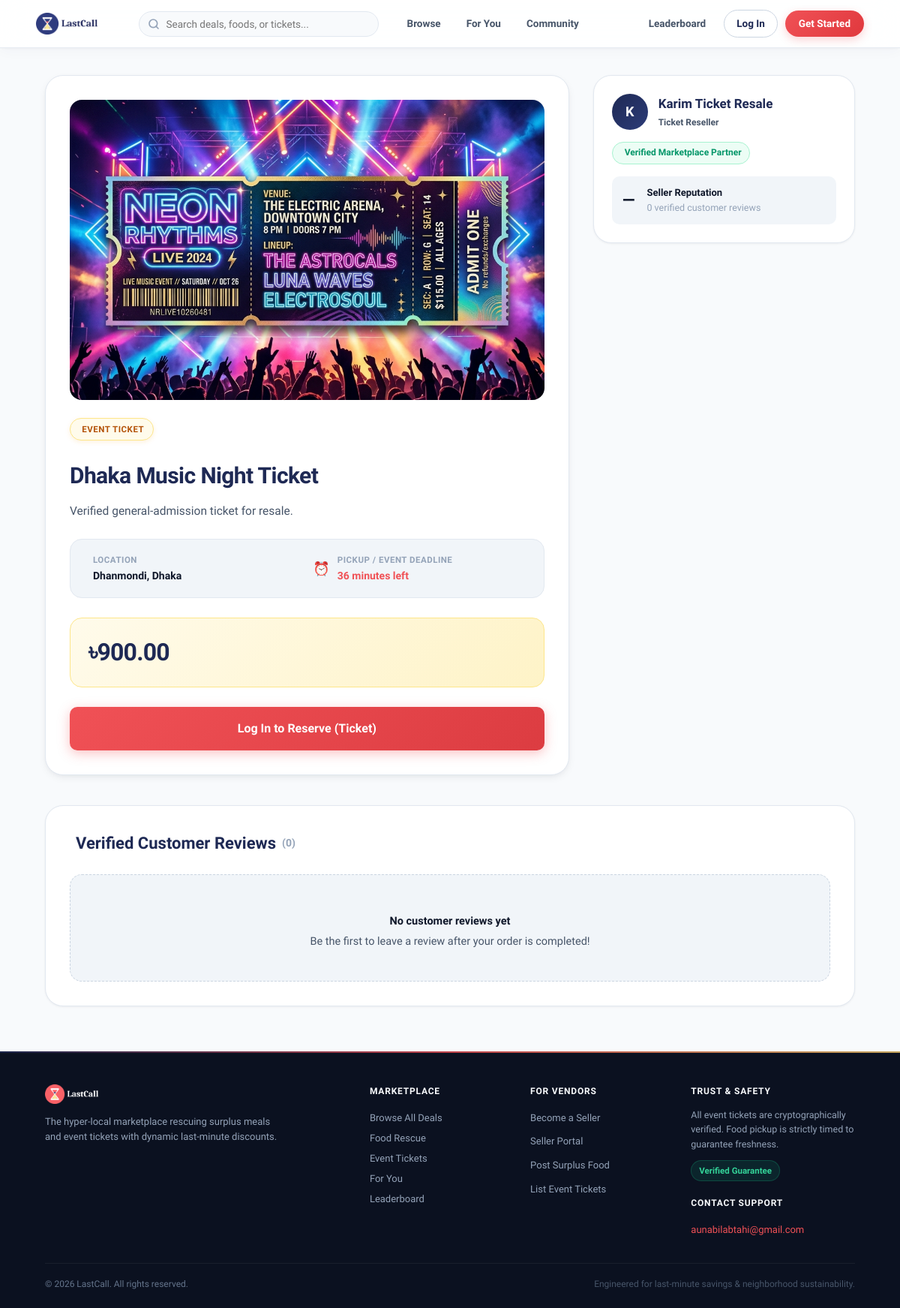
Page /listing.php?id=2 on the committed database.
### tables this page shows
CREATE TABLE listings (
    listing_id INT UNSIGNED AUTO_INCREMENT PRIMARY KEY,
    seller_id INT UNSIGNED NOT NULL,
    location_id INT UNSIGNED NOT NULL,

    listing_type ENUM('food', 'ticket') NOT NULL,
    title VARCHAR(200) NOT NULL,
    description TEXT NULL,
    image_url VARCHAR(255) NULL,

    original_price DECIMAL(10,2) NOT NULL,
    pickup_or_event_deadline DATETIME NOT NULL,

    listing_status ENUM(
        'draft',
        'active',
        'sold_out',
        'expired',
        'removed'
    ) NOT NULL DEFAULT 'draft',

    created_at TIMESTAMP DEFAULT CURRENT_TIMESTAMP,
    updated_at TIMESTAMP DEFAULT CURRENT_TIMESTAMP ON UPDATE CURRENT_TIMESTAMP,

    CONSTRAINT fk_listing_seller
        FOREIGN KEY (seller_id) REFERENCES users(user_id)
        ON DELETE RESTRICT,

    CONSTRAINT fk_listing_location
        FOREIGN KEY (location_id) REFERENCES locations(location_id)
        ON DELETE RESTRICT,

    INDEX idx_listing_search (
        listing_type,
        listing_status,
        pickup_or_event_deadline
    ),

    INDEX idx_listing_seller (seller_id)
);

CREATE TABLE locations (
    location_id INT UNSIGNED AUTO_INCREMENT PRIMARY KEY,
    city VARCHAR(100) NOT NULL,
    area VARCHAR(100) NOT NULL,
    address_line VARCHAR(255) NULL,
    created_at TIMESTAMP DEFAULT CURRENT_TIMESTAMP,

    INDEX idx_location_city_area (city, area)
);

CREATE TABLE seller_profiles (
    seller_profile_id INT UNSIGNED AUTO_INCREMENT PRIMARY KEY,
    user_id INT UNSIGNED NOT NULL UNIQUE,

    seller_type ENUM(
        'food_business',
        'event_organizer',
        'individual_ticket_seller'
    ) NOT NULL,

    business_name VARCHAR(150) NULL,
    verification_document VARCHAR(255) NULL,

    verification_status ENUM('pending', 'approved', 'rejected') NOT NULL DEFAULT 'pending',
    verified_by INT UNSIGNED NULL,
    verified_at DATETIME NULL,
    rejection_reason VARCHAR(255) NULL,

    created_at TIMESTAMP DEFAULT CURRENT_TIMESTAMP,
    updated_at TIMESTAMP DEFAULT CURRENT_TIMESTAMP ON UPDATE CURRENT_TIMESTAMP,

    CONSTRAINT fk_seller_user
        FOREIGN KEY (user_id) REFERENCES users(user_id)
        ON DELETE CASCADE,

    CONSTRAINT fk_seller_verified_by
        FOREIGN KEY (verified_by) REFERENCES users(user_id)
        ON DELETE SET NULL
);

### includes/auth.php (called while the page is built, shortened)
<?php
function isLoggedIn(): bool {
    return isset($_SESSION["user_id"]);
}

### listing.php (the view, shortened to what this page needs)
<?php
require_once __DIR__ . "/config/database.php";
require_once __DIR__ . "/includes/auth.php";
$listingId = (int) ($_GET["id"] ?? 0);
$listingQuery = $pdo->prepare("
    SELECT
        l.listing_id,
        l.seller_id,
        l.listing_type,
        l.title,
        l.description,
        l.original_price,
        l.pickup_or_event_deadline,
        l.image_url,
        loc.city,
        loc.area,
        f.food_category,
        f.quantity_available,
        f.pickup_start_at,
        t.ticket_id,
        t.current_owner_id AS ticket_owner_id,
        COALESCE((
            SELECT dr.discount_percent
            FROM discount_rules dr
            WHERE dr.listing_id = l.listing_id
              AND dr.threshold_minutes >= TIMESTAMPDIFF(
                  MINUTE, NOW(), l.pickup_or_event_deadline
              )
            ORDER BY dr.threshold_minutes ASC
            LIMIT 1
        ), 0) AS discount_percent,
        TIMESTAMPDIFF(MINUTE, NOW(), l.pickup_or_event_deadline) AS minutes_left,
        sp.business_name AS seller_business_name,
        sp.seller_type,
        sp.verification_status AS seller_verification_status
    FROM listings l
    JOIN locations loc ON loc.location_id = l.location_id
    LEFT JOIN food_listing_details f ON f.listing_id = l.listing_id
    LEFT JOIN ticket_listings tl ON tl.listing_id = l.listing_id
    LEFT JOIN tickets t ON t.ticket_id = tl.ticket_id
    LEFT JOIN seller_profiles sp ON sp.user_id = l.seller_id
    WHERE l.listing_id = ?
      AND l.listing_status = 'active'
      AND l.pickup_or_event_deadline > NOW()
      AND (
          (l.listing_type = 'food' AND f.quantity_available > 0)
          OR (
              l.listing_type = 'ticket'
              AND t.verification_status = 'verified'
              AND t.availability_status = 'available'
          )
      )
    LIMIT 1
");
$listingQuery->execute([$listingId]);
$listing = $listingQuery->fetch(PDO::FETCH_ASSOC);
if (!function_exists("e")) {
    function e(string $value): string {
        return htmlspecialchars($value, ENT_QUOTES, "UTF-8");
    }
}
$sellerStats = ["average_rating" => 0.0, "review_count" => 0];
$sellerReviews = [];
if ($listing) {
    $sellerId = (int) $listing["seller_id"];
    $statsStmt = $pdo->prepare("
        SELECT average_rating, review_count
        FROM view_seller_analytics
        WHERE seller_id = ?
        LIMIT 1
    ");
    $statsStmt->execute([$sellerId]);
    $fetchedStats = $statsStmt->fetch(PDO::FETCH_ASSOC);
    if ($fetchedStats) {
        $sellerStats = $fetchedStats;
    }
    $reviewsStmt = $pdo->prepare("
        SELECT review_id, buyer_name, rating, review_text, created_at, item_title
        FROM view_listing_reviews
        WHERE seller_id = ?
        ORDER BY created_at DESC
        LIMIT 6
    ");
    $reviewsStmt->execute([$sellerId]);
    $sellerReviews = $reviewsStmt->fetchAll(PDO::FETCH_ASSOC);
} else {
    http_response_code(404);
    $pageTitle = "Listing Not Found | LastCall";
}
require_once __DIR__ . "/includes/header.php";
?>
<main class="container">
    <?php if (!$listing): ?>
        <div class="review-empty-state" style="margin: 60px auto; max-width: 600px;">
            <div class="empty-icon"></div>
            <h2 style="color: var(--brand-navy); margin-bottom: 8px;">Listing Not Available</h2>
            <p>This listing may have expired, sold out, or been removed by the seller.</p>
            <div style="margin-top: 20px;">
                <a href="index.php" class="btn-demo-action studio-btn" style="display: inline-block;">
                    &larr; Return to Marketplace
                </a>
            </div>
        </div>
    <?php else: ?>
        <?php
            $discount = (float) $listing["discount_percent"];
            $basePrice = (float) $listing["original_price"];
            $currentPrice = $basePrice * (1 - ($discount / 100));
            $isFood = $listing["listing_type"] === "food";
            $minutesLeft = (int) $listing["minutes_left"];
            $timeLeft = $minutesLeft <= 60
                ? $minutesLeft . " minutes left"
                : ceil($minutesLeft / 60) . " hours left";
            $sellerName = $listing["seller_business_name"] ?: "Verified Seller";
            $isOwnListing = isLoggedIn() && (
                ($isFood && (int) $_SESSION["user_id"] === (int) $listing["seller_id"]) ||
                (!$isFood && (int) $_SESSION["user_id"] === (int) $listing["ticket_owner_id"])
            );
        ?>
        <div class="detail-layout">
            <section class="detail-card">
                <?php if (!empty($listing["image_url"])): ?>
                    <img src="<?= e($listing["image_url"]) ?>" alt="<?= e($listing["title"]) ?>" style="width: 100%; max-height: 400px; object-fit: cover; border-radius: var(--radius-lg); margin-bottom: 1.5rem; display: block;">
                <?php endif; ?>
                <span class="badge <?= $isFood ? "" : "ticket" ?>">
                    <?= $isFood ? "️ Food Rescue" : "️ Event Ticket" ?>
                </span>
                <h1><?= e($listing["title"]) ?></h1>
                <p class="detail-description"><?= nl2br(e($listing["description"] ?? "No description provided for this listing.")) ?></p>
                <div class="detail-meta-grid">
                    <div class="detail-meta-item">
                        <div>
                            <span class="meta-label">Location</span>
                            <?= e($listing["area"]) ?>, <?= e($listing["city"]) ?>
                        </div>
                    </div>
                    <div class="detail-meta-item">
                        <span class="meta-icon">⏰</span>
                        <div>
                            <span class="meta-label">Pickup / Event Deadline</span>
                            <span style="<?= $minutesLeft <= 60 ? 'color: var(--brand-coral); font-weight: 800;' : '' ?>">
                                <?= e($timeLeft) ?>
                            </span>
                        </div>
                    </div>
                </div>
                <div class="detail-price-box">
                    <div class="detail-price-left">
                        <div class="detail-current-price">
                            ৳<?= number_format($currentPrice, 2) ?>
                        </div>
                    </div>
                </div>
                <div class="detail-actions">
                    <?php if ($isFood && isLoggedIn() && !$isOwnListing): ?>
                        <a class="btn-reserve-cta" href="reserve_food.php?listing_id=<?= (int) $listing["listing_id"] ?>">
                            <span>Reserve Food for 5 Minutes</span>
                        </a>
                    <?php elseif (!$isFood && isLoggedIn() && !$isOwnListing): ?>
                        <a class="btn-reserve-cta" href="reserve_ticket.php?listing_id=<?= (int) $listing["listing_id"] ?>">
                            <span>️ Reserve Ticket for 5 Minutes</span>
                        </a>
                    <?php elseif ($isOwnListing): ?>
                        <div class="alert alert-info" style="margin: 0; text-align: center;">
                            ℹ️ You are the owner of this listing. You cannot reserve your own listing.
                        </div>
                    <?php else: ?>
                        <a class="btn-reserve-cta" href="login.php">
                            <span>Log In to Reserve (<?= $isFood ? 'Food' : 'Ticket' ?>)</span>
                        </a>
                    <?php endif; ?>
                </div>
            </section>
            <aside class="seller-reputation-card">
                <div class="seller-reputation-header">
                    <div class="seller-avatar-circle">
                        <?= mb_strtoupper(mb_substr($sellerName, 0, 1)) ?>
                    </div>
                    <div class="seller-title-wrap">
                        <h3><?= e($sellerName) ?></h3>
                        <div class="seller-type-tag">
                            <?php
                                $typeMap = [
                                    "food_business" => "Food Vendor",
                                    "individual_ticket_seller" => "Ticket Reseller",
                                    "event_organizer" => "Event Organizer"
                                ];
                                echo e($typeMap[$listing["seller_type"] ?? ""] ?? "Verified Merchant");
                            ?>
                        </div>
                    </div>
                </div>
                <?php if (($listing["seller_verification_status"] ?? "") === "approved"): ?>
                    <div class="seller-verified-badge">
                        <span>️</span> Verified Marketplace Partner
                    </div>
                <?php endif; ?>
                <div class="seller-reputation-stats">
                    <div class="seller-rating-num">
                        <?= (float) $sellerStats["average_rating"] > 0 ? number_format((float) $sellerStats["average_rating"], 1) : "—" ?>
                    </div>
                    <div>
                        <div style="font-weight: 700; font-size: 13px; color: var(--text-primary);">
                            Seller Reputation
                        </div>
                        <div class="seller-reviews-count">
                            <?= (int) $sellerStats["review_count"] ?> verified customer <?= (int) $sellerStats["review_count"] === 1 ? 'review' : 'reviews' ?>
                        </div>
                    </div>
                </div>
            </aside>
        </div>
        <section class="reviews-section-card">
            <div class="reviews-section-header">
                <h2>
                    <span></span> Verified Customer Reviews
                    <span style="font-size: 14px; font-weight: 600; color: var(--text-muted);">
                        (<?= count($sellerReviews) ?>)
                    </span>
                </h2>
            </div>
            <?php if (count($sellerReviews) > 0): ?>
                <div class="reviews-cards-grid">
                    <?php foreach ($sellerReviews as $review): ?>
                        <div class="review-card-item">
                            <div>
                                <div class="review-card-top">
                                    <div class="review-stars-gold">
                                        <?php
                                            $rating = (int) $review["rating"];
                                            echo str_repeat("", $rating) . str_repeat("", 5 - $rating);
                                        ?>
                                    </div>
                                    <span class="review-date-badge">
                                        <?= date("d M Y", strtotime($review["created_at"])) ?>
                                    </span>
                                </div>
                                <div class="review-quote" style="margin-top: 10px;">
                                    "<?= e($review["review_text"] ?: "Great experience and rescued food quality!") ?>"
                                </div>
                            </div>
                            <div class="review-author-meta">
                                <span class="review-buyer-name">
                                    <?= e($review["buyer_name"]) ?>
                                </span>
                                <?php if (!empty($review["item_title"])): ?>
                                    <span class="review-item-name" title="<?= e($review["item_title"]) ?>">
                                        <?= e($review["item_title"]) ?>
                                    </span>
                                <?php endif; ?>
                            </div>
                        </div>
                    <?php endforeach; ?>
                </div>
            <?php else: ?>
                <div class="review-empty-state">
                    <p style="font-weight: 600; color: var(--text-primary); margin-bottom: 4px;">No customer reviews yet</p>
                    <p>Be the first to leave a review after your order is completed!</p>
                </div>
            <?php endif; ?>
        </section>
    <?php endif; ?>
</main>
<?php require_once __DIR__ . "/includes/footer.php"; ?>

### rows in the picture
listings: image_url (picture), title "Dhaka Music Night Ticket", description "Verified general-admission ticket for resale.", location.area "Dhanmondi", location.city "Dhaka", original_price "900.00", seller_profiles.business_name "K", seller_profiles.business_name "Karim Ticket Resale", seller_profiles.seller_type "Ticket Reseller"

### other values in the picture
$timeLeft "36 minutes left"
$sellerStats["review_count"] "0"
count($sellerReviews) "0"
